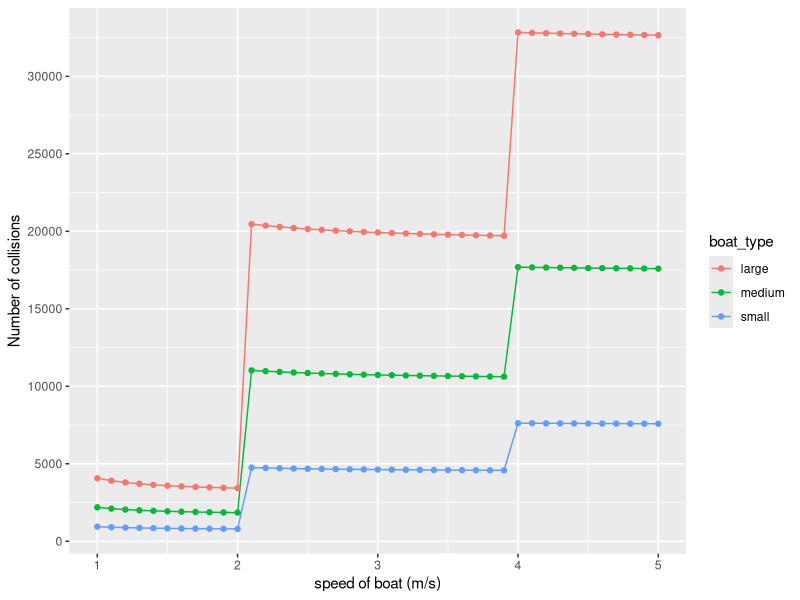

This figure's R source:
library(dplyr)
library(ggplot2)
options(scipen = 999)
# function for mean encounter rate (lambda_e) for 1 animal-1 boat
# when animal speed is assumed to be fixed
getLambda <- function(vb, vm, rc, S)#vb: boat speed; vm: animal speed; rc= critical distance of encounter 
{
  getJ <- Vectorize(function(vb, vm) {
    alpha <- (2*vm*vb)/(vm^2+vb^2) #alpha 
    f.theta <- function(theta, alpha) sqrt(1 - alpha * cos(theta))/(2 * pi)
    integrate(f.theta, lower = 0, upper = 2 * pi, alpha = alpha)$value})
  (2*rc/S)*sqrt(vm^2 + vb^2)*getJ(vb, vm)
}

#parameters required for above function
area <- 300000000 # Hooghly study area in m^2 (300 km. sq.)
distance <- 550000 #distance travelled by a boat on the 550 km of Hooghly in m
n.days <- 365 #number of days
n.boats <- 500 #number of boats
n.dolph <- 250 #number of dolphins
v.dolph <- 0.97222 #fixed speed (m/s) =0.972222 for ganges river dolphin based on  Sasaki-Yamamoto et al. (2012) - 3.5 km/hr
l_boat <- c(3, 10, 20) #length of boat (m)
w_boat <- c(1.5, 4, 8) #width of boat (m)
l_dolph <- rep(2.25, 3) #length of dolphin (m)
w_dolph <- rep(0.5, 3) #width of dolphin (m)

#three ways of getting critical distance - rc
df <- data.frame(l_boat, w_boat, l_dolph, w_dolph)
df$radius_boat <- sqrt((l_boat * w_boat/pi)) #calculating radius of encounter using areas of boat and animal
df$radius_dolph <- sqrt((l_dolph * w_dolph/pi))
df$rc_radius <- df$radius_boat + df$radius_dolph 
df$rc_width <- df$w_boat + df$w_dolph #when dolph and boat are parallel to each other
df$rc_lw <- df$w_boat + df$l_dolph #when dolph is perpendicular to boat

v.boat <- seq(1, 5, 0.1) #in m/s (based on vboat of 8-15 km/hr)

#data frame with all combinations of rc_radius and boat speed
df_rc_radius <- expand.grid(df$rc_radius, v.boat)
colnames(df_rc_radius) <- c("rc_radius", "v.boat")
df_rc_radius <- df_rc_radius %>% mutate(boat_type = case_when(
  rc_radius == rc_radius[1] ~ "small",
  rc_radius == rc_radius[2] ~ "medium",
  rc_radius == rc_radius[3] ~ "large",
))
  
df_rc_radius$area <- rep(area, nrow(df_rc_radius))
df_rc_radius$v.dolph <- rep(v.dolph, nrow(df_rc_radius))
df_rc_radius <- df_rc_radius %>% 
  mutate(p_avoid = case_when(
    v.boat <= 2 ~ 0.95,
    v.boat > 2 & v.boat < 4 ~ 0.7,
    v.boat >=4 ~ 0.5
))

#encounter rate
df_rc_radius$lambda_e <- getLambda(vb = df_rc_radius$v.boat, vm = df_rc_radius$v.dolph, S = df_rc_radius$area, rc = df_rc_radius$rc_radius)  #encounter rate (assumes a fixed animal speed)

#encounter rate when a boat is travelling a fixed distance
df_rc_radius$lambda_FD <- df_rc_radius$lambda_e * (distance/df_rc_radius$v.boat) 
df_rc_radius$lam_e_final <-  df_rc_radius$lambda_FD * n.boats * n.days * n.dolph #lambda re-scaled to account for number of days, number of boats and number of animals

#number of encounters follows a poisson distribution of final encounter rate
n_sim <- 10000
n_encounters <- c()
for(i in 1:nrow(df_rc_radius)){
  n_encounters[i] <- mean(rpois(n_sim, df_rc_radius$lam_e_final[i]))
}
df_rc_radius <- cbind(df_rc_radius, n_encounters)

#keeping probability of avoidance as 0
p_striking_depth <- 0.05
n_collisions <- c()
for(i in 1:nrow(df_rc_radius)){
 n_collisions[i] <- mean(rbinom(n_sim, 
                                size = as.integer(df_rc_radius$n_encounters[i]), 
                                p = p_striking_depth * (1 - df_rc_radius$p_avoid[i])))
}
df_rc_radius <- cbind(df_rc_radius, n_collisions)
df_rc_radius$n_collisions <- round(df_rc_radius$n_collisions, 0)

##graph
ggplot(df_rc_radius, aes(x = v.boat, y = n_collisions, color = boat_type)) +
  geom_line() +
  geom_point() +
  scale_y_continuous(breaks = seq(from = 0, to = 33000, by = 5000)) +
  ylab("Number of collisions") +
  xlab("speed of boat (m/s)")
  
